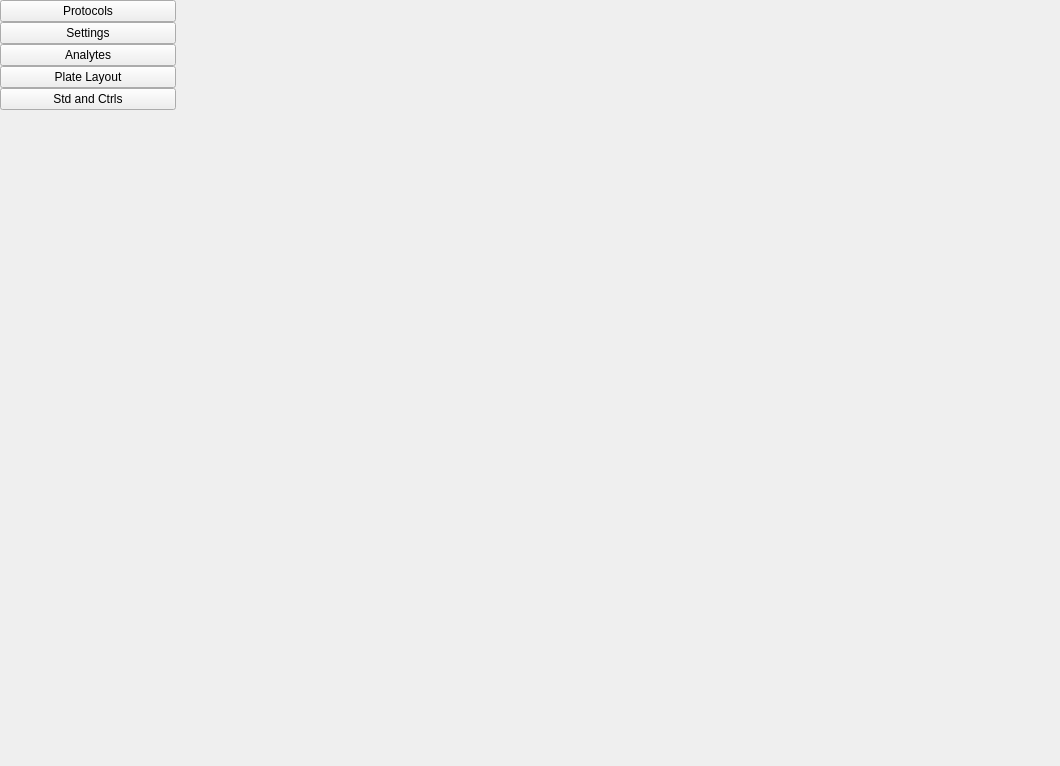
<?xml version="1.0" encoding="UTF-8"?>
<ui version="4.0">
 <class>ProtocolsWidget</class>
 <widget class="QWidget" name="ProtocolsWidget">
  <property name="geometry">
   <rect>
    <x>0</x>
    <y>0</y>
    <width>1060</width>
    <height>766</height>
   </rect>
  </property>
  <property name="windowTitle">
   <string>Protocols</string>
  </property>
  <layout class="QHBoxLayout" name="horizontalLayout" stretch="1,5">
   <property name="leftMargin">
    <number>0</number>
   </property>
   <property name="topMargin">
    <number>0</number>
   </property>
   <property name="rightMargin">
    <number>0</number>
   </property>
   <property name="bottomMargin">
    <number>0</number>
   </property>
   <item>
    <widget class="QWidget" name="widgetButton" native="true">
     <layout class="QVBoxLayout" name="verticalLayout">
      <property name="spacing">
       <number>0</number>
      </property>
      <property name="leftMargin">
       <number>0</number>
      </property>
      <property name="topMargin">
       <number>0</number>
      </property>
      <property name="rightMargin">
       <number>0</number>
      </property>
      <property name="bottomMargin">
       <number>0</number>
      </property>
      <item>
       <widget class="QPushButton" name="pushButtonProtocols">
        <property name="text">
         <string>Protocols</string>
        </property>
       </widget>
      </item>
      <item>
       <widget class="QPushButton" name="pushButtonSettings">
        <property name="text">
         <string>Settings</string>
        </property>
       </widget>
      </item>
      <item>
       <widget class="QPushButton" name="pushButtonAnalytes">
        <property name="text">
         <string>Analytes</string>
        </property>
       </widget>
      </item>
      <item>
       <widget class="QPushButton" name="pushButtonPlateLayout">
        <property name="text">
         <string>Plate Layout</string>
        </property>
       </widget>
      </item>
      <item>
       <widget class="QPushButton" name="pushButtonStdAndCtrls">
        <property name="text">
         <string>Std and Ctrls</string>
        </property>
       </widget>
      </item>
      <item>
       <spacer name="verticalSpacer">
        <property name="orientation">
         <enum>Qt::Vertical</enum>
        </property>
        <property name="sizeHint" stdset="0">
         <size>
          <width>20</width>
          <height>649</height>
         </size>
        </property>
       </spacer>
      </item>
     </layout>
    </widget>
   </item>
   <item>
    <widget class="QWidget" name="widgetFunction" native="true">
     <layout class="QGridLayout" name="gridLayout"/>
    </widget>
   </item>
  </layout>
 </widget>
 <resources/>
 <connections/>
</ui>
